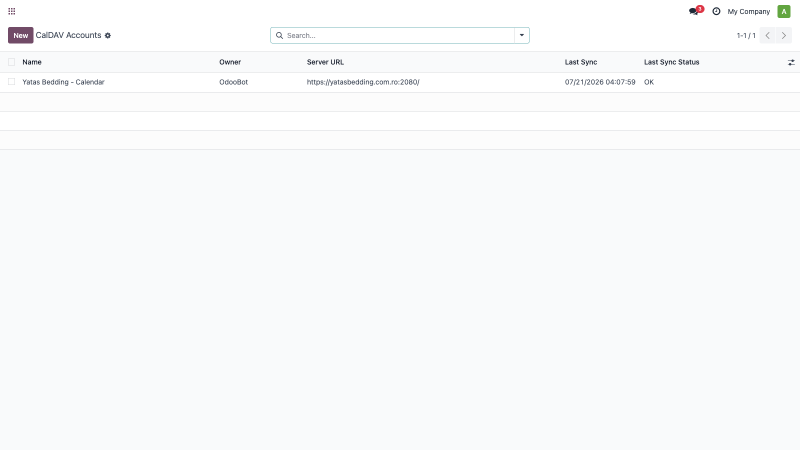
#> input picture deltatech_calendar_caldav/screenshots/01_lista_conturi.png, 1600 x 900 px, found by its file name (shown at 1/2 size)
$ python anonymize_for_apps.py
#> lines starting #> are read from the running program, lines starting #| are printed output that depends on the picture
"""Anonimizează capturile fișei consultant pentru publicare pe Odoo Apps Store.

Capturile originale (readme/screenshots) sunt făcute pe o instalare reală și conțin
numele clientului, hostname-ul serverului CalDAV și un utilizator de mail. Copiile
publicate în static/description folosesc date generice.
"""

from PIL import Image, ImageDraw, ImageFont

SRC = "/Users/dhongu/Odoo/odoo19/odoo-addons/bitshop/deltatech_calendar_caldav/readme/screenshots/"
DST = "/Users/dhongu/Odoo/odoo19/odoo-addons/bitshop/deltatech_calendar_caldav/static/description/"
ARIAL = "/System/Library/Fonts/Supplemental/Arial.ttf"


def font(size):
    return ImageFont.truetype(ARIAL, size)


def patch(draw, box, bg, text=None, xy=None, size=13, fg=(55, 65, 81)):
    """Acoperă `box` cu fundalul dat și rescrie textul pe aceeași linie de bază."""
    draw.rectangle(box, fill=bg)
    if text:
        draw.text(xy, text, font=font(size), fill=fg, anchor="ls")


W = (255, 255, 255)

# ---- 01: lista de conturi -------------------------------------------------
im = Image.open(SRC + "01_lista_conturi.png").convert("RGB")
#> im is the input picture: PIL image 1600x900 RGB; mean R, G, B 249.2, 249.9, 250.7
d = ImageDraw.Draw(im)
patch(d, (44, 154, 340, 176), W, "Acme Corp - Calendar", (46, 168))
patch(d, (612, 154, 960, 176), W, "https://caldav.example.com/", (615, 168))
im.save(DST + "caldav_accounts.png")

# ---- 02: formularul contului ---------------------------------------------
im = Image.open(SRC + "02_cont_configurat.png").convert("RGB")
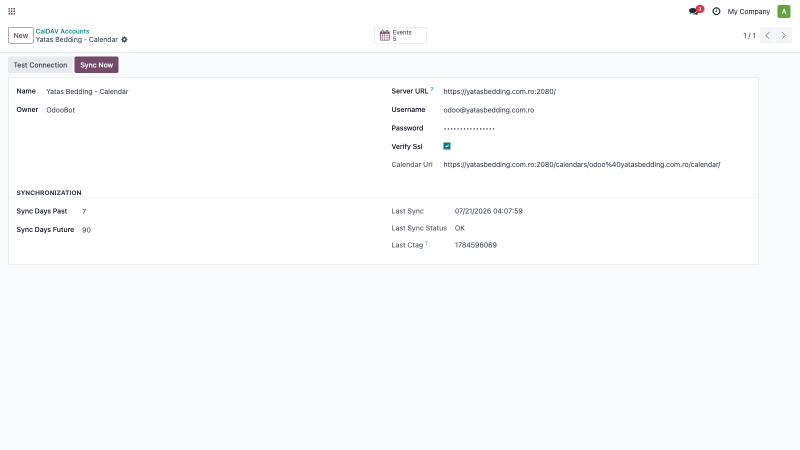
#> input picture deltatech_calendar_caldav/screenshots/02_cont_configurat.png, 1600 x 900 px, found by its file name (shown at 1/2 size)
#> im is the input picture: PIL image 1600x900 RGB; mean R, G, B 249.8, 250.4, 251
d = ImageDraw.Draw(im)
patch(d, (64, 68, 242, 92), W, "Acme Corp - Calendar", (66, 86), size=17)
patch(d, (91, 173, 340, 194), W, "Acme Corp - Calendar", (93, 187))
patch(d, (886, 173, 1240, 194), W, "https://caldav.example.com/", (888, 187))
patch(d, (886, 210, 1240, 231), W, "odoo@example.com", (888, 224))
patch(
    d,
    (886, 319, 1500, 340),
    W,
    "https://caldav.example.com/calendars/odoo%40example.com/calendar/",
    (888, 333),
    fg=(110, 110, 110),
)
im.save(DST + "caldav_account_form.png")
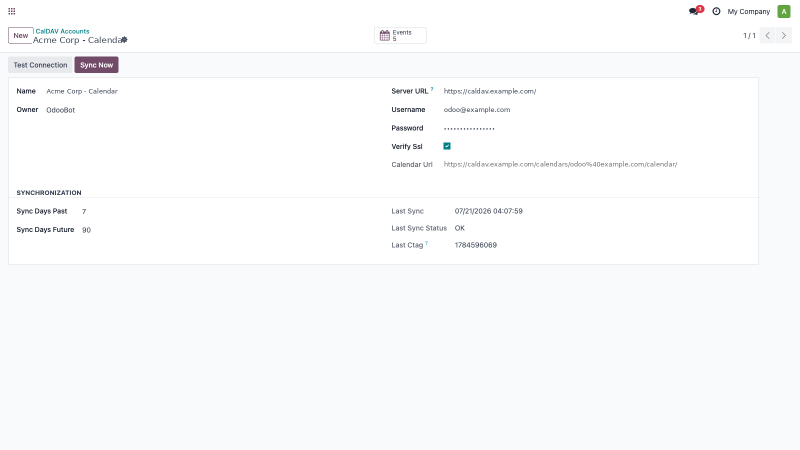
#> saved as caldav_account_form.png: PIL image 1600x900 RGB (shown at 1/2 size); mean R, G, B 250.1, 250.6, 251.2

# ---- 03: evenimentele sincronizate ---------------------------------------
im = Image.open(SRC + "03_evenimente_sincronizate.png").convert("RGB")
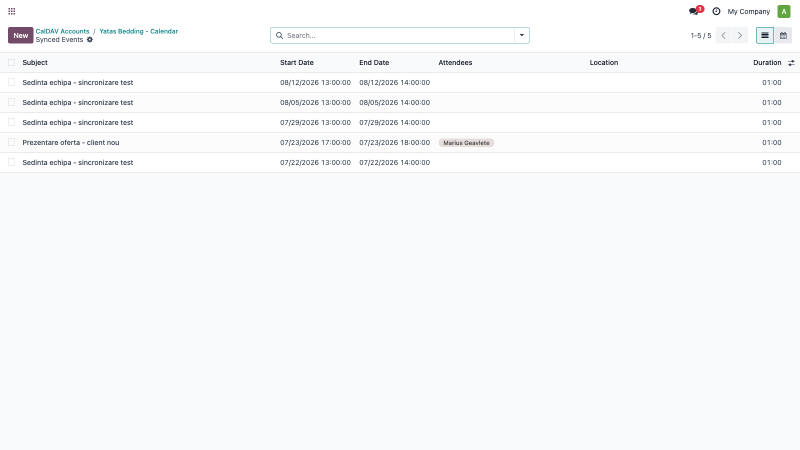
#> input picture deltatech_calendar_caldav/screenshots/03_evenimente_sincronizate.png, 1600 x 900 px, found by its file name (shown at 1/2 size)
#> im is the input picture: PIL image 1600x900 RGB; mean R, G, B 248.2, 249, 249.8
d = ImageDraw.Draw(im)
patch(d, (198, 53, 380, 73), W, "Acme Corp - Calendar", (200, 67), size=12, fg=(1, 126, 132))
px = im.load()
for baseline in (169, 209, 249, 329):
    bg = px[420, baseline - 5]
    patch(d, (44, baseline - 15, 340, baseline + 6), bg, "Team meeting - weekly sync", (46, baseline))
#> this loop made 4 passes
#> bg on passes 1 to 4: (255, 255, 255), (252, 252, 252), (255, 255, 255), (255, 255, 255)
row4_bg = px[420, 284]
#> row4_bg = (252, 252, 252)
patch(d, (44, 274, 340, 295), row4_bg, "Offer presentation - new client", (46, 289))
# chip participant: repictează pila la lățimea noului nume
d.rectangle((876, 274, 992, 296), fill=row4_bg)
d.rounded_rectangle((878, 277, 940, 294), radius=8, fill=(230, 221, 221))
d.text((884, 289), "John Doe", font=font(11), fill=(60, 60, 60), anchor="ls")
im.save(DST + "caldav_synced_events.png")
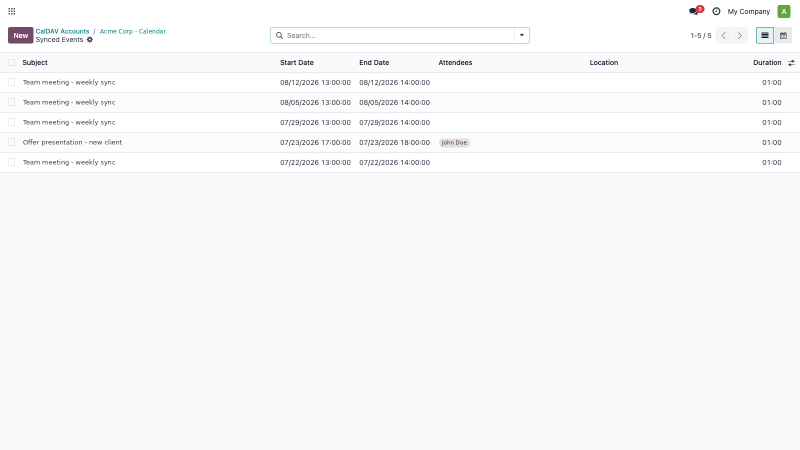
#> saved as caldav_synced_events.png: PIL image 1600x900 RGB (shown at 1/2 size); mean R, G, B 248.5, 249.3, 250.1

# ---- 04: calendarul Odoo --------------------------------------------------
im = Image.open(SRC + "04_calendar_odoo.png").convert("RGB")
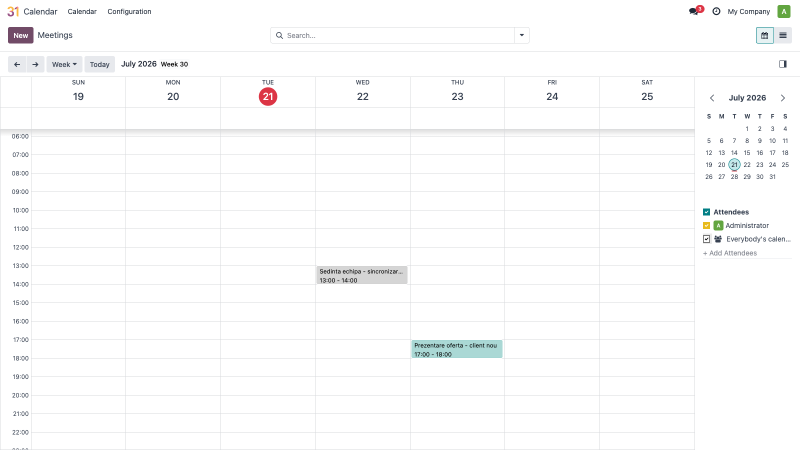
#> input picture deltatech_calendar_caldav/screenshots/04_calendar_odoo.png, 1600 x 900 px, found by its file name (shown at 1/2 size)
#> im is the input picture: PIL image 1600x900 RGB; mean R, G, B 251.2, 251.4, 251.6
d = ImageDraw.Draw(im)
patch(d, (636, 534, 814, 551), (213, 213, 213), "Team meeting - weekly s...", (640, 547), size=12, fg=(0, 0, 0))
patch(d, (826, 682, 1004, 698), (170, 216, 213), "Offer presentation - ne...", (830, 694), size=12, fg=(0, 0, 0))
im.save(DST + "caldav_calendar.png")

print("gata")
